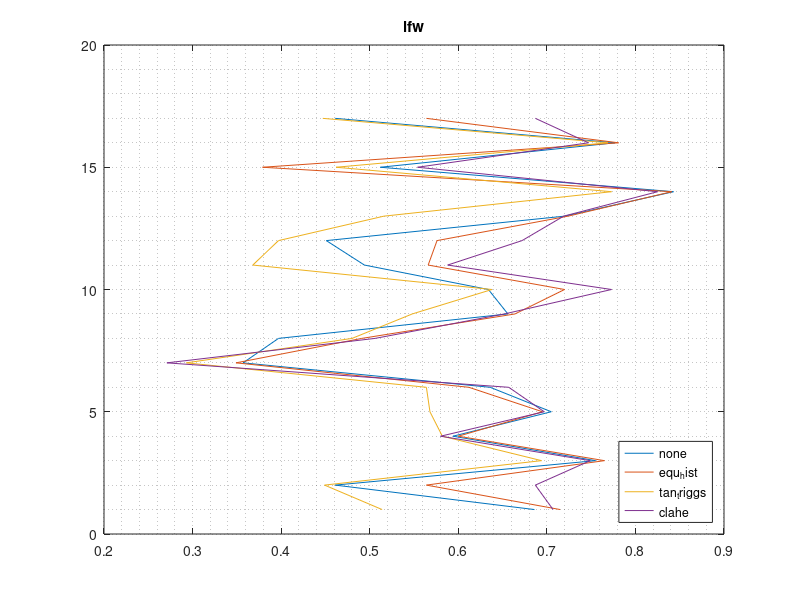
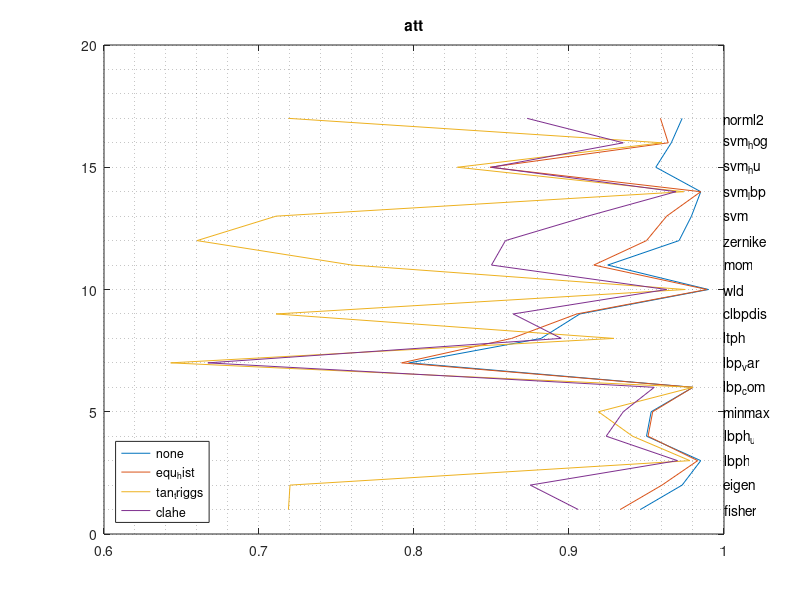
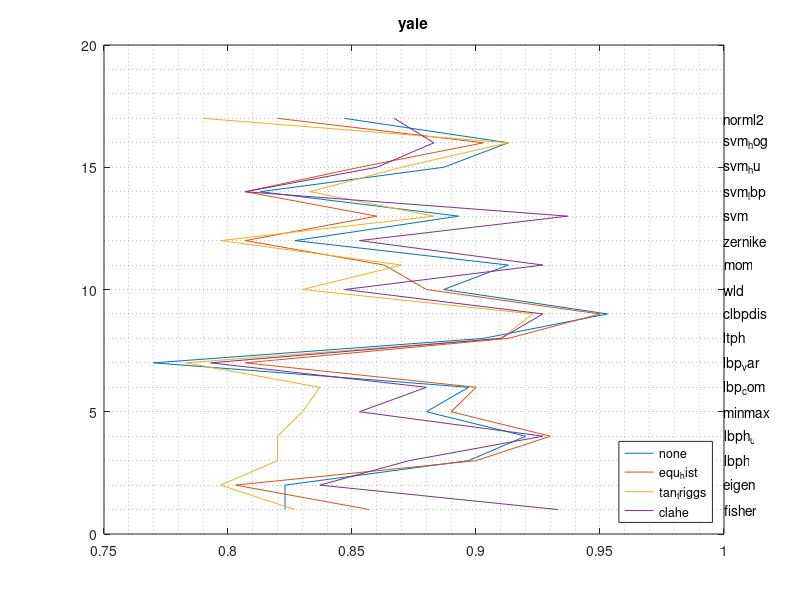

Source code (MATLAB) for these figures, in order:
yale_0 = [0.823  0.823  0.897  0.920  0.880  0.897  0.770  0.903  0.953  0.887  0.913  0.827  0.893 0.813 0.887 0.913 0.847];
yale_1 = [0.857  0.803  0.900  0.930  0.890  0.900  0.807  0.913  0.950  0.880  0.863  0.807  0.860 0.807 0.853 0.903 0.820];
yale_2 = [0.827  0.797  0.820  0.820  0.830  0.837  0.783  0.910  0.923  0.830  0.870  0.797  0.883 0.833 0.870 0.913 0.790];
yale_3 = [0.933  0.837  0.873  0.927  0.853  0.880  0.793  0.910  0.927  0.847  0.927  0.853  0.937 0.807 0.860 0.883 0.867]; 

att_0 = [0.946  0.973  0.985  0.950  0.953  0.980  0.797  0.882  0.907  0.990  0.925  0.971  0.979 0.985 0.956 0.966 0.973];
att_1 = [0.933  0.960  0.983  0.951  0.954  0.980  0.792  0.863  0.905  0.989  0.916  0.950  0.963 0.985 0.849 0.964 0.959];
att_2 = [0.719  0.720  0.978  0.941  0.919  0.980  0.643  0.929  0.711  0.975  0.760  0.660  0.711 0.974 0.828 0.960 0.719];
att_3 = [0.906  0.875  0.970  0.924  0.935  0.955  0.667  0.895  0.864  0.963  0.850  0.859  0.912 0.969 0.850 0.935 0.873];

lfw_0 = [0.686  0.461  0.755  0.594  0.705  0.636  0.357  0.397  0.656  0.634  0.494  0.451  0.720 0.843 0.512 0.777 0.461];
lfw_1 = [0.715  0.564  0.765  0.600  0.695  0.612  0.349  0.491  0.664  0.720  0.566  0.576  0.724 0.841 0.379 0.781 0.564];
lfw_2 = [0.514  0.449  0.694  0.582  0.568  0.564  0.293  0.480  0.548  0.638  0.368  0.397  0.516 0.773 0.462 0.769 0.447];
lfw_3 = [0.707  0.687  0.749  0.580  0.697  0.657  0.271  0.506  0.652  0.773  0.588  0.672  0.719 0.825 0.554 0.747 0.687];


labels = { "fisher" "eigen" "lbph" "lbph_u" "minmax" "lbp_com" "lbp_var" "ltph" "clbpdis" "wld" "mom" "zernike" "svm" "svm_lbp" "svm_hu" "svm_hog" "norml2"};
idx = [1,2,3,4,5,6,7,8,9,10,11,12,13,14,15,16,17];
#preproc = { "none", "equ_hist", "tan_triggs", "clahe"};

figure;
plot(lfw_0,idx,lfw_1,idx,lfw_2,idx,lfw_3,idx);
title("lfw");
for i = [1:17] text(1,i, char(labels(i))); end
legend("none", "equ_hist", "tan_triggs", "clahe",'Location','SouthEast');
#grid on
grid minor

figure;
#grid on
plot(att_0,idx,att_1,idx,att_2,idx,att_3,idx);
title("att");
for i = [1:17] text(1,i, char(labels(i))); end
legend("none", "equ_hist", "tan_triggs", "clahe",'Location','SouthWest');
#grid on
grid minor

figure;
#grid on
plot(yale_0,idx,yale_1,idx,yale_2,idx,yale_3,idx);
title("yale");
for i = [1:17] text(1,i, char(labels(i))); end
legend("none", "equ_hist", "tan_triggs", "clahe",'Location','SouthEast');
#grid on
grid minor


